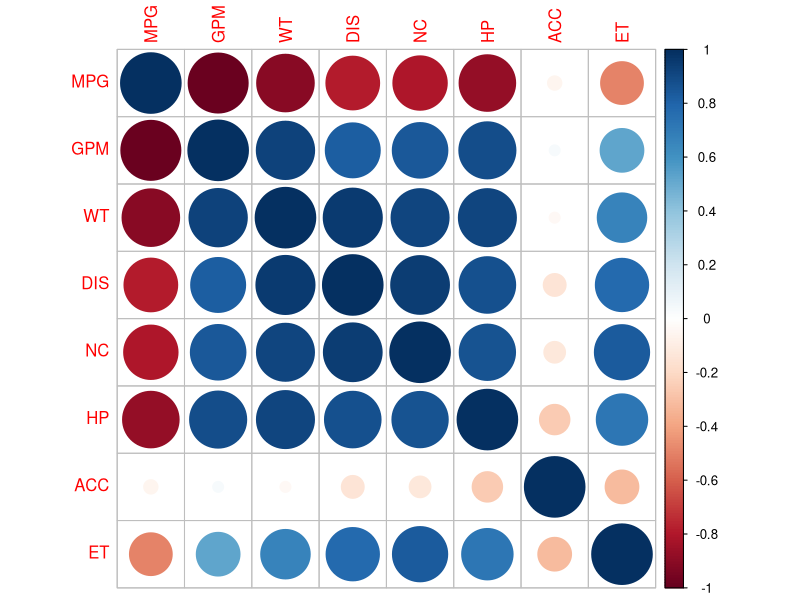
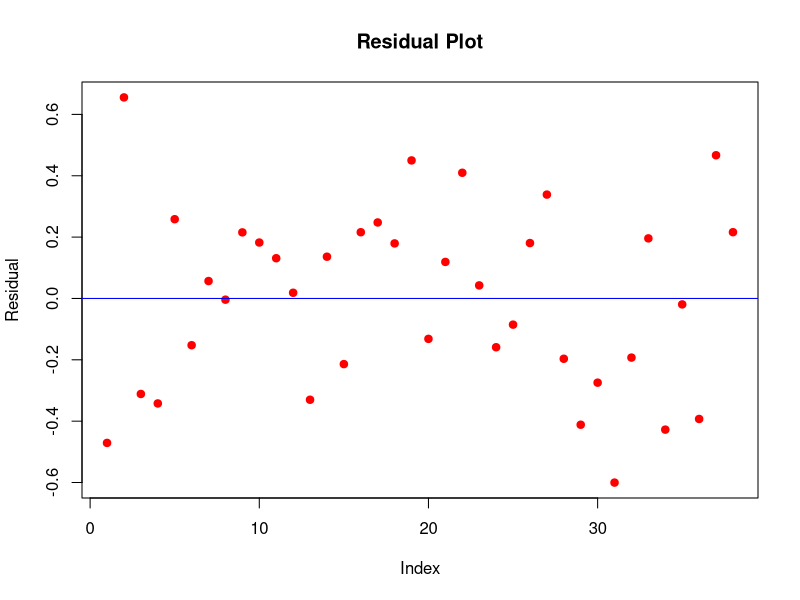
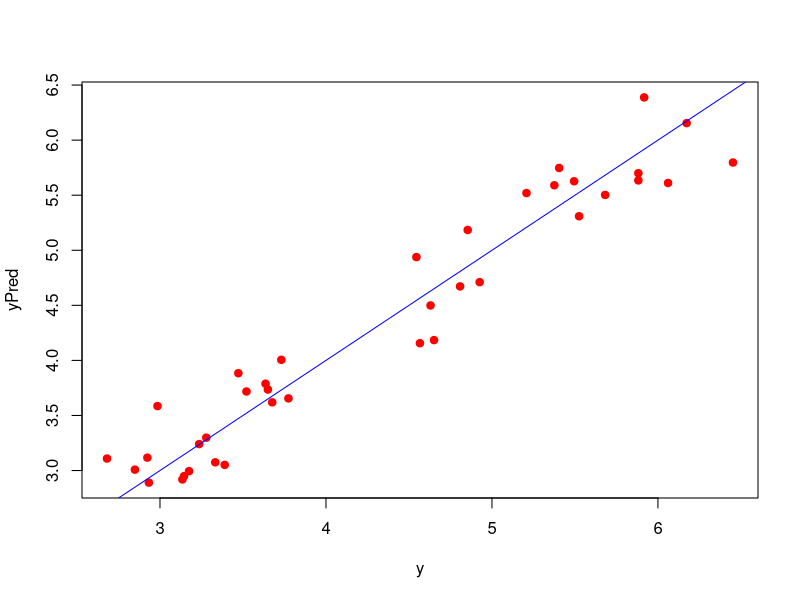

R code for these plots, in order:
## ---- chunk 1
library(corrplot)
## ---- chunk 2
fuelData <- read.table("FuelEfficiency.csv", sep = ",", header = TRUE)
## ---- chunk 3
names(fuelData)
dim(fuelData)
str(fuelData)
summary(fuelData)
## ---- chunk 4
corVal <- cor(fuelData)
corrplot(corVal)
corVal[,1]
## ---- chunk 5
lmModel <- lm(GPM ~ WT + DIS + NC + HP + ET, data = fuelData)
## ---- chunk 6
n <- nrow(fuelData)
diff <- vector(mode = "numeric", length = n)

for (i in 1:n){
  train <- fuelData[-i,]
  test <- fuelData[i,]
  
  model <- lm(GPM ~ WT + DIS + NC + HP + ACC + ET, data = train)
  yPredict <- predict(model, test)
  y <- test$GPM
  diff[i] <- yPredict - y
}

mean(diff)
RMSE <- sqrt(sum(diff^2)/length(diff))
RMSE
## ---- chunk 7
summary(lmModel)
## ---- chunk 8
lmModel$residuals
plot(lmModel$residuals, ylab = "Residual", col = "red", pch=19, main = "Residual Plot")
abline(h=0, col = "blue")
## ---- chunk 9
newData <- subset(fuelData, select = -c(MPG, ACC))
yPred <- predict(lmModel, newdata = newData)
y <- fuelData[,2]
plot(y, yPred, col = "red", pch = 19)
abline(a = 0, b = 1, col = "blue")
